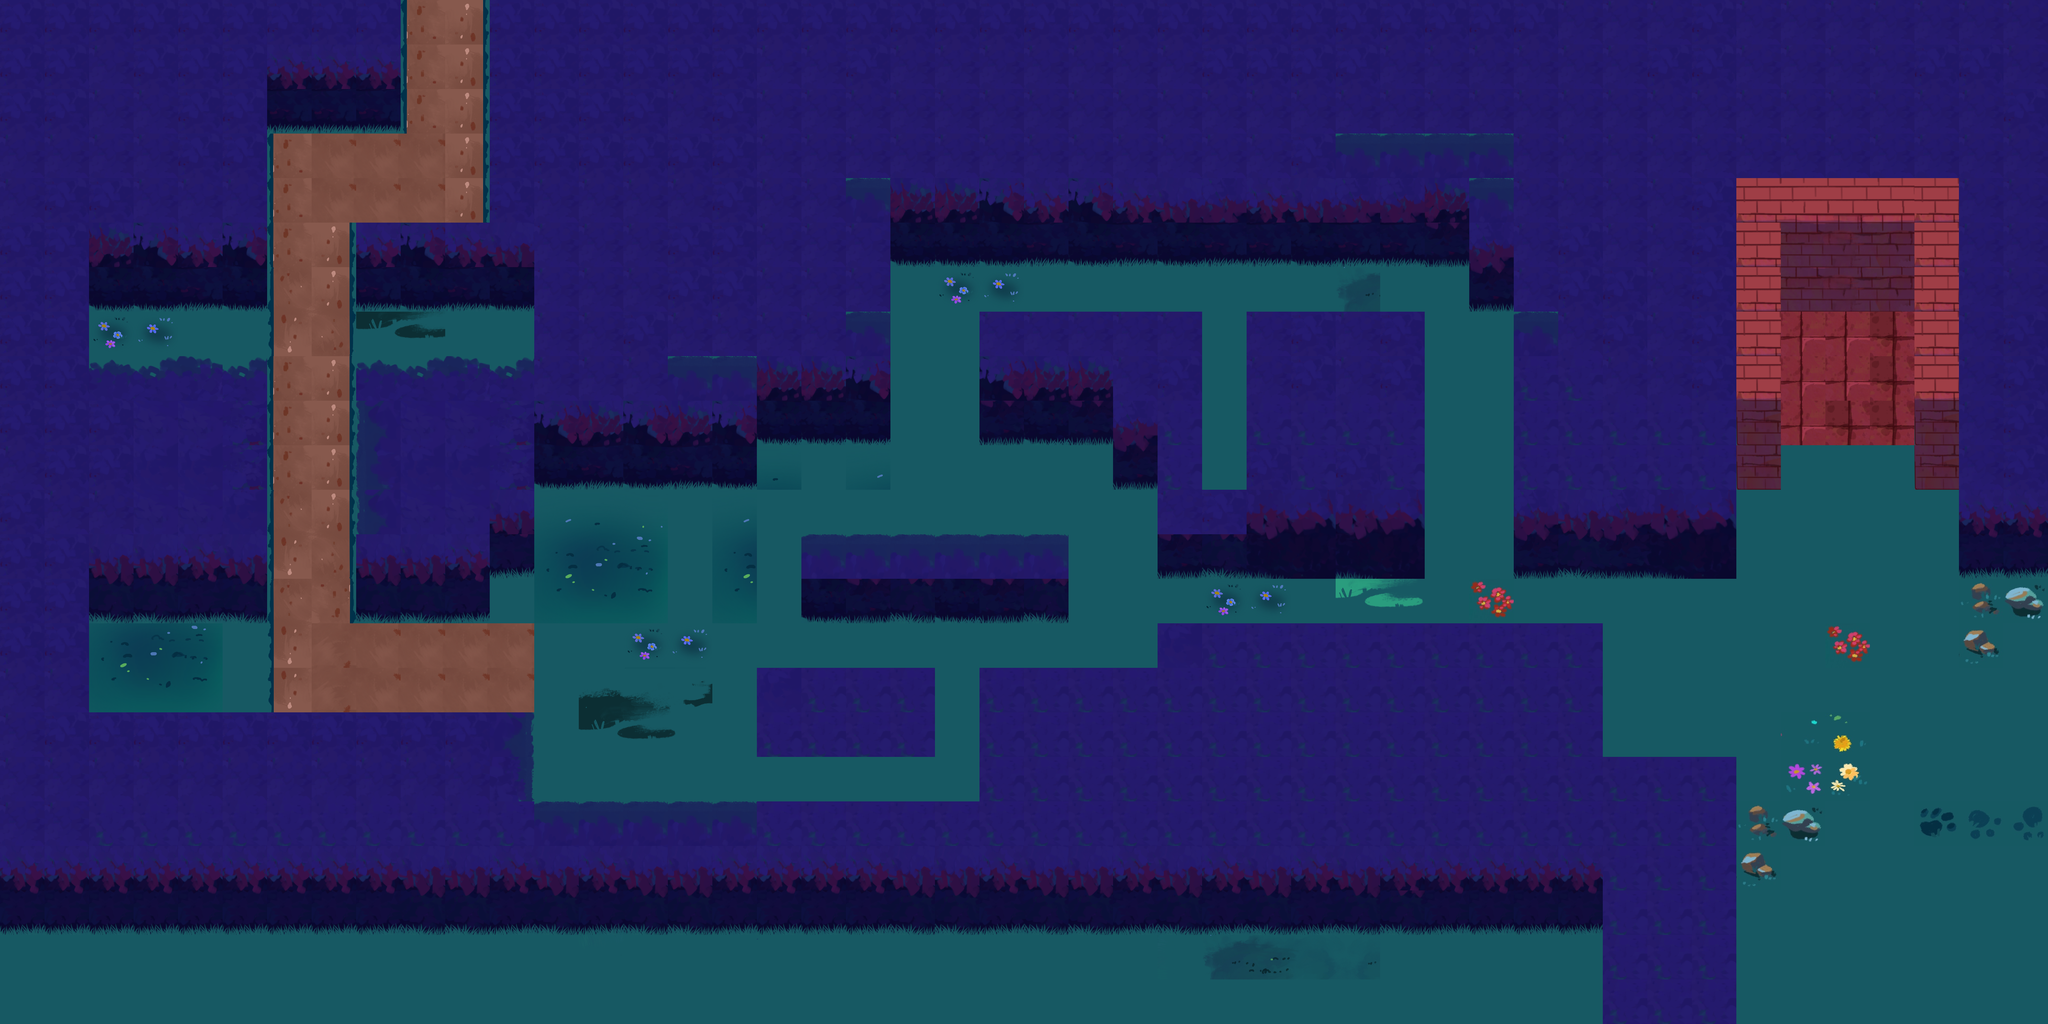

This game map was drawn from its Tiled (.tmx) file and the tilesets committed beside it. A one-line description and the trimmed map source follow:
An orthogonal 46x23 tile map with 128x128 px tiles, 1 tile layer (ground), 5 tilesets and 47 objects (4x Guard, Exit, Octopus, Cat).

<map version="1.10" tiledversion="1.11.2" orientation="orthogonal" renderorder="right-down" width="46" height="23" tilewidth="128" tileheight="128" infinite="0" nextlayerid="4" nextobjectid="321">
 <tileset firstgid="1" source="../tilesets/path-1.tsx" />
 <tileset firstgid="211" source="../tilesets/path-2.tsx" />
 <tileset firstgid="421" source="../tilesets/walls-1.tsx" />
 <tileset firstgid="631" source="../tilesets/path-3.tsx" />
 <tileset firstgid="887" source="../tilesets/decorations.tsx" />
 <layer id="1" name="ground" width="46" height="23">
  <data>[1058 cells, 1058 non-empty, 121 distinct tile ids]</data>
 </layer>
 <objectgroup id="2" name="walls">
  <object id="225" x="1792" y="896" width="768" height="384" />
  <object id="229" x="2432" y="384" width="1536" height="384" />
  <object id="231" x="2432" y="768" width="128" height="128" />
  <object id="234" x="3328" y="1408" width="512" height="256" />
  <object id="236" x="4224" y="384" width="384" height="512" />
  <object id="245" x="2304" y="1536" width="768" height="256" />
  <object id="247" x="2816" y="896" width="640" height="384" />
  <object id="248" x="3200" y="1280" width="256" height="128" />
  <object id="249" x="3584" y="896" width="512" height="512" />
  <object id="250" x="3840" y="1408" width="256" height="256" />
  <object id="252" x="2176" y="1920" width="512" height="256" />
  <object id="253" x="2816" y="1920" width="512" height="384" />
  <object id="254" x="1536" y="1024" width="256" height="384" />
  <object id="255" x="1792" y="1280" width="384" height="128" />
  <object id="256" x="3968" y="384" width="256" height="384" />
  <object id="263" x="512" y="0" width="256" height="896" />
  <object id="265" x="1024" y="1024" width="384" height="768" />
  <object id="274" x="1408" y="1024" width="128" height="640" />
  <object id="275" x="1536" y="2304" width="1792" height="384" />
  <object id="276" x="1536" y="0" width="4352" height="384" />
  <object id="279" x="1536" y="384" width="896" height="512" />
  <object id="280" x="1536" y="896" width="256" height="128" />
  <object id="282" x="3328" y="1792" width="1280" height="896" />
  <object id="283" x="4608" y="2176" width="384" height="768" />
  <object id="285" x="4352" y="896" width="640" height="768" />
  <object id="286" x="4608" y="384" width="512" height="512" />
  <object id="287" x="5120" y="384" width="768" height="256" />
  <object id="288" x="4992" y="896" width="128" height="512" />
  <object id="297" x="0" y="0" width="512" height="896" />
  <object id="298" x="0" y="896" width="256" height="896" />
  <object id="299" x="256" y="1024" width="512" height="768" />
  <object id="300" x="0" y="1792" width="256" height="896" />
  <object id="301" x="256" y="2048" width="1280" height="640" />
  <object id="305" x="768" y="0" width="384" height="384" />
  <object id="306" x="1024" y="640" width="512" height="256" />
  <object id="309" x="1408" y="0" width="128" height="640" />
 </objectgroup>
 <objectgroup id="3" name="objects">
  <object id="215" type="Guard" x="2344" y="1376">
   <properties>
    <property name="category" value="00100" />
    <property name="exclude" value="00100" />
    <property name="force" type="float" value="1.5" />
    <property name="fov" type="float" value="60" />
    <property name="maxSpeed" type="float" value="10" />
    <property name="path" type="object" value="216" />
    <property name="radius" type="float" value="0.5" />
    <property name="spriteRadius" type="float" value="1" />
    <property name="viewDistance" type="float" value="5" />
   </properties>
   <point />
  </object>
  <object id="216" x="2672" y="1376">
   <polyline points="-212.048,-19.58 491.313,-46.3633 506.422,508.929 -420.347,500.851" />
  </object>
  <object id="218" x="3176" y="1808">
   <polyline points="-31.6449,50.9088 -962.727,63.5717 -932.576,-474.435 -19.46,-469.145" />
  </object>
  <object id="242" type="Guard" x="3200.85" y="1599.15">
   <properties>
    <property name="category" value="00100" />
    <property name="exclude" value="00100" />
    <property name="force" type="float" value="1.5" />
    <property name="fov" type="float" value="60" />
    <property name="maxSpeed" type="float" value="10" />
    <property name="path" type="object" value="218" />
    <property name="radius" type="float" value="0.5" />
    <property name="spriteRadius" type="float" value="1" />
    <property name="viewDistance" type="float" value="5" />
   </properties>
   <point />
  </object>
  <object id="258" type="Exit" x="5320" y="1076">
   <properties>
    <property name="category" value="10000" />
    <property name="exclude" value="00000" />
    <property name="size" type="float" value="1.25" />
   </properties>
   <point />
  </object>
  <object id="261" type="Guard" x="630" y="975.515">
   <properties>
    <property name="category" value="00100" />
    <property name="exclude" value="00100" />
    <property name="force" type="float" value="1.5" />
    <property name="fov" type="float" value="60" />
    <property name="maxSpeed" type="float" value="10" />
    <property name="path" type="object" value="262" />
    <property name="radius" type="float" value="0.5" />
    <property name="spriteRadius" type="float" value="1" />
    <property name="viewDistance" type="float" value="5" />
   </properties>
   <point />
  </object>
  <object id="262" x="715.986" y="948.424">
   <polyline points="-95.5795,31.723 140.777,17.7427 486.152,2.12373" />
  </object>
  <object id="303" type="Octopus" x="1221.21" y="169.697">
   <point />
  </object>
  <object id="304" type="Cat" x="1281.82" y="281.818">
   <properties>
    <property name="abilityCooldown" type="float" value="5" />
    <property name="abilityRange" type="float" value="7" />
    <property name="category" value="00010" />
    <property name="exclude" value="00010" />
    <property name="force" type="float" value="9" />
    <property name="maxSpeed" type="float" value="10" />
    <property name="meowExpandSpeed" type="float" value="10" />
    <property name="radius" type="float" value="0.6" />
    <property name="spriteRadius" type="float" value="0.6" />
   </properties>
   <point />
  </object>
  <object id="312" type="Guard" x="936" y="928">
   <properties>
    <property name="category" value="00100" />
    <property name="exclude" value="00100" />
    <property name="force" type="float" value="1.5" />
    <property name="fov" type="float" value="60" />
    <property name="maxSpeed" type="float" value="10" />
    <property name="path" type="object" value="310" />
    <property name="radius" type="float" value="0.5" />
    <property name="spriteRadius" type="float" value="1" />
    <property name="viewDistance" type="float" value="5" />
   </properties>
   <point />
  </object>
  <object id="320" x="938" y="1026">
   <polyline points="56.2387,-94.58 -333.647,-40.075 271.364,-42.846" />
  </object>
 </objectgroup>
</map>
